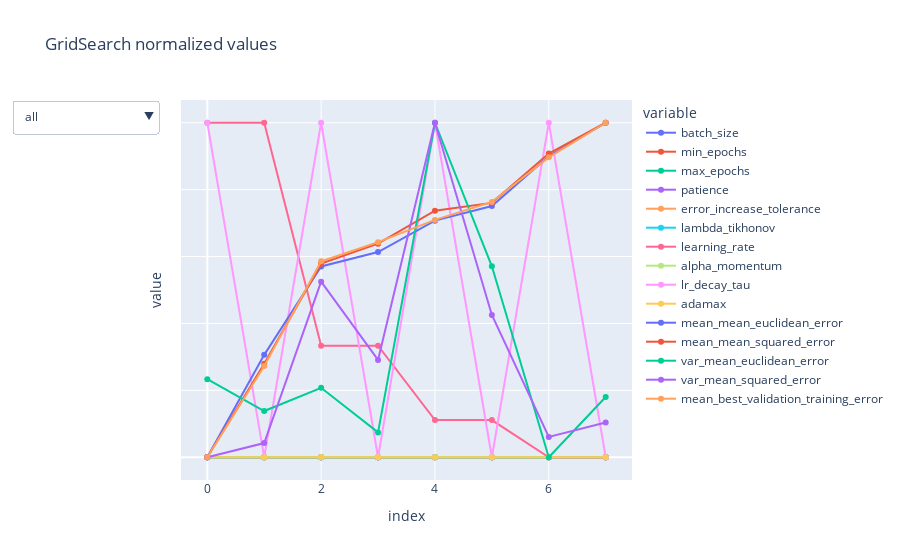

Notebook source saved alongside this figure:
### Code cell
plot_gs(std_gs_results_clean.iloc[:25], 'GridSearch normalized values')

### Figure 1 — Plotly figure (JSON) as saved in the notebook; plotly's stock layout.template omitted (floating-point values rounded to 4 significant figures)
{"data": [{"legendgroup": "batch_size", "line": {"color": "#636efa", "dash": "solid"}, "marker": {"symbol": "circle"}, "mode": "markers+lines", "name": "batch_size", "orientation": "v", "showlegend": true, "type": "scatter", "x": [0, 1, 2, 3, 4, 5, 6, 7], "xaxis": "x", "y": [0, 0, 0, 0, 0, 0, 0, 0], "yaxis": "y"}, {"legendgroup": "min_epochs", "line": {"color": "#EF553B", "dash": "solid"}, "marker": {"symbol": "circle"}, "mode": "markers+lines", "name": "min_epochs", "orientation": "v", "showlegend": true, "type": "scatter", "x": [0, 1, 2, 3, 4, 5, 6, 7], "xaxis": "x", "y": [0, 0, 0, 0, 0, 0, 0, 0], "yaxis": "y"}, {"legendgroup": "max_epochs", "line": {"color": "#00cc96", "dash": "solid"}, "marker": {"symbol": "circle"}, "mode": "markers+lines", "name": "max_epochs", "orientation": "v", "showlegend": true, "type": "scatter", "x": [0, 1, 2, 3, 4, 5, 6, 7], "xaxis": "x", "y": [0, 0, 0, 0, 0, 0, 0, 0], "yaxis": "y"}, {"legendgroup": "patience", "line": {"color": "#ab63fa", "dash": "solid"}, "marker": {"symbol": "circle"}, "mode": "markers+lines", "name": "patience", "orientation": "v", "showlegend": true, "type": "scatter", "x": [0, 1, 2, 3, 4, 5, 6, 7], "xaxis": "x", "y": [0, 0, 0, 0, 0, 0, 0, 0], "yaxis": "y"}, {"legendgroup": "error_increase_tolerance", "line": {"color": "#FFA15A", "dash": "solid"}, "marker": {"symbol": "circle"}, "mode": "markers+lines", "name": "error_increase_tolerance", "orientation": "v", "showlegend": true, "type": "scatter", "x": [0, 1, 2, 3, 4, 5, 6, 7], "xaxis": "x", "y": [0, 0, 0, 0, 0, 0, 0, 0], "yaxis": "y"}, {"legendgroup": "lambda_tikhonov", "line": {"color": "#19d3f3", "dash": "solid"}, "marker": {"symbol": "circle"}, "mode": "markers+lines", "name": "lambda_tikhonov", "orientation": "v", "showlegend": true, "type": "scatter", "x": [0, 1, 2, 3, 4, 5, 6, 7], "xaxis": "x", "y": [0, 0, 0, 0, 0, 0, 0, 0], "yaxis": "y"}, {"legendgroup": "learning_rate", "line": {"color": "#FF6692", "dash": "solid"}, "marker": {"symbol": "circle"}, "mode": "markers+lines", "name": "learning_rate", "orientation": "v", "showlegend": true, "type": "scatter", "x": [0, 1, 2, 3, 4, 5, 6, 7], "xaxis": "x", "y": [1.0, 1.0, 0.3333, 0.3333, 0.1111, 0.1111, 0, 0], "yaxis": "y"}, {"legendgroup": "alpha_momentum", "line": {"color": "#B6E880", "dash": "solid"}, "marker": {"symbol": "circle"}, "mode": "markers+lines", "name": "alpha_momentum", "orientation": "v", "showlegend": true, "type": "scatter", "x": [0, 1, 2, 3, 4, 5, 6, 7], "xaxis": "x", "y": [0, 0, 0, 0, 0, 0, 0, 0], "yaxis": "y"}, {"legendgroup": "lr_decay_tau", "line": {"color": "#FF97FF", "dash": "solid"}, "marker": {"symbol": "circle"}, "mode": "markers+lines", "name": "lr_decay_tau", "orientation": "v", "showlegend": true, "type": "scatter", "x": [0, 1, 2, 3, 4, 5, 6, 7], "xaxis": "x", "y": [1, 0, 1, 0, 1, 0, 1, 0], "yaxis": "y"}, {"legendgroup": "adamax", "line": {"color": "#FECB52", "dash": "solid"}, "marker": {"symbol": "circle"}, "mode": "markers+lines", "name": "adamax", "orientation": "v", "showlegend": true, "type": "scatter", "x": [0, 1, 2, 3, 4, 5, 6, 7], "xaxis": "x", "y": [0, 0, 0, 0, 0, 0, 0, 0], "yaxis": "y"}, {"legendgroup": "mean_mean_euclidean_error", "line": {"color": "#636efa", "dash": "solid"}, "marker": {"symbol": "circle"}, "mode": "markers+lines", "name": "mean_mean_euclidean_error", "orientation": "v", "showlegend": true, "type": "scatter", "x": [0, 1, 2, 3, 4, 5, 6, 7], "xaxis": "x", "y": [0, 0.3061, 0.5704, 0.6134, 0.7073, 0.7509, 0.8999, 1], "yaxis": "y"}, {"legendgroup": "mean_mean_squared_error", "line": {"color": "#EF553B", "dash": "solid"}, "marker": {"symbol": "circle"}, "mode": "markers+lines", "name": "mean_mean_squared_error", "orientation": "v", "showlegend": true, "type": "scatter", "x": [0, 1, 2, 3, 4, 5, 6, 7], "xaxis": "x", "y": [0, 0.2793, 0.5787, 0.6384, 0.7372, 0.7605, 0.9081, 1], "yaxis": "y"}, {"legendgroup": "var_mean_euclidean_error", "line": {"color": "#00cc96", "dash": "solid"}, "marker": {"symbol": "circle"}, "mode": "markers+lines", "name": "var_mean_euclidean_error", "orientation": "v", "showlegend": true, "type": "scatter", "x": [0, 1, 2, 3, 4, 5, 6, 7], "xaxis": "x", "y": [0.2333, 0.1382, 0.2076, 0.07433, 1, 0.5709, 0, 0.18], "yaxis": "y"}, {"legendgroup": "var_mean_squared_error", "line": {"color": "#ab63fa", "dash": "solid"}, "marker": {"symbol": "circle"}, "mode": "markers+lines", "name": "var_mean_squared_error", "orientation": "v", "showlegend": true, "type": "scatter", "x": [0, 1, 2, 3, 4, 5, 6, 7], "xaxis": "x", "y": [0, 0.04234, 0.5249, 0.291, 1, 0.4253, 0.06077, 0.1039], "yaxis": "y"}, {"legendgroup": "mean_best_validation_training_error", "line": {"color": "#FFA15A", "dash": "solid"}, "marker": {"symbol": "circle"}, "mode": "markers+lines", "name": "mean_best_validation_training_error", "orientation": "v", "showlegend": true, "type": "scatter", "x": [0, 1, 2, 3, 4, 5, 6, 7], "xaxis": "x", "y": [0, 0.2728, 0.5859, 0.643, 0.7095, 0.7633, 0.8966, 1.0], "yaxis": "y"}], "layout": {"hovermode": "x unified", "legend": {"title": {"text": "variable"}, "tracegroupgap": 0}, "title": {"text": "GridSearch normalized values"}, "updatemenus": [{"buttons": [{"args": ["visible", [true, true, true, true, true, true]], "label": "all", "method": "restyle"}, {"args": ["visible", [false, false, false, false, false, false, false, false, false, true, false, false, false, false, false]], "label": "adamax optimizer", "method": "restyle"}, {"args": ["visible", [false, false, false, false, false, false, true, true, true, false, false, false, false, false, false]], "label": "standard optimizer", "method": "restyle"}, {"args": ["visible", [true, true, true, true, true, true, false, false, false, false, false, false, false, false, false]], "label": "general", "method": "restyle"}, {"args": ["visible", [false, false, false, false, false, false, false, false, false, false, true, true, true, true, true]], "label": "metrics", "method": "restyle"}], "direction": "down", "type": "dropdown"}], "xaxis": {"anchor": "y", "domain": [0, 1], "title": {"text": "index"}}, "yaxis": {"anchor": "x", "domain": [0, 1], "showticklabels": false, "title": {"text": "value"}}}}
